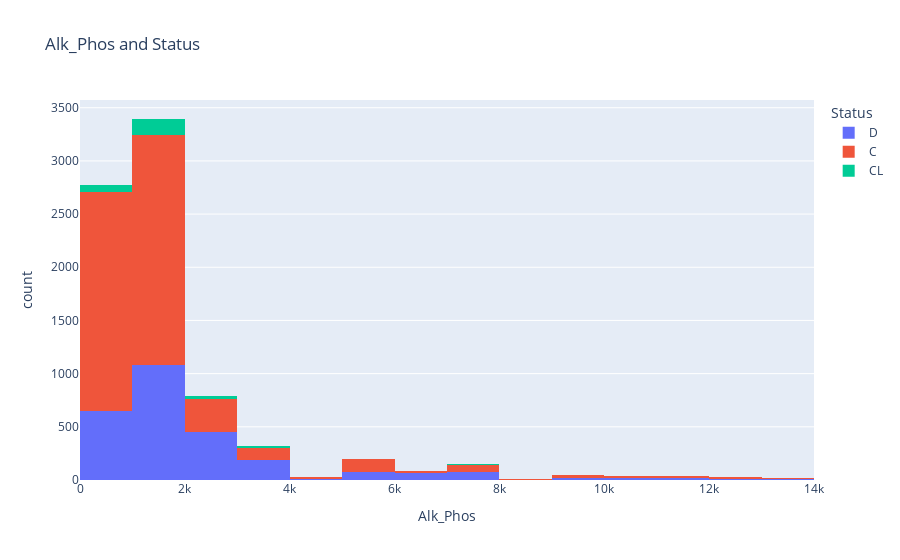

Source (notebook cell):
### Code cell
fig = px.histogram(df, x='Alk_Phos',
                  color='Status',
                  title= 'Alk_Phos and Status',
                  nbins=20)
fig.show()

### Figure 1 — Plotly figure (JSON) as saved in the notebook; plotly's stock layout.template omitted (floating-point values rounded to 4 significant figures; data arrays with more than 128 entries replaced by an {"elided": "..."} marker saying what was removed)
{"data": [{"alignmentgroup": "True", "bingroup": "x", "hovertemplate": "Status=D<br>Alk_Phos=%{x}<br>count=%{y}<extra></extra>", "legendgroup": "D", "marker": {"color": "#636efa", "pattern": {"shape": ""}}, "name": "D", "nbinsx": 20, "offsetgroup": "D", "orientation": "v", "showlegend": true, "type": "histogram", "x": {"elided": "2665 float values"}, "xaxis": "x", "yaxis": "y"}, {"alignmentgroup": "True", "bingroup": "x", "hovertemplate": "Status=C<br>Alk_Phos=%{x}<br>count=%{y}<extra></extra>", "legendgroup": "C", "marker": {"color": "#EF553B", "pattern": {"shape": ""}}, "name": "C", "nbinsx": 20, "offsetgroup": "C", "orientation": "v", "showlegend": true, "type": "histogram", "x": {"elided": "4965 float values"}, "xaxis": "x", "yaxis": "y"}, {"alignmentgroup": "True", "bingroup": "x", "hovertemplate": "Status=CL<br>Alk_Phos=%{x}<br>count=%{y}<extra></extra>", "legendgroup": "CL", "marker": {"color": "#00cc96", "pattern": {"shape": ""}}, "name": "CL", "nbinsx": 20, "offsetgroup": "CL", "orientation": "v", "showlegend": true, "type": "histogram", "x": {"elided": "275 float values"}, "xaxis": "x", "yaxis": "y"}], "layout": {"barmode": "relative", "legend": {"title": {"text": "Status"}, "tracegroupgap": 0}, "title": {"text": "Alk_Phos and Status"}, "xaxis": {"anchor": "y", "domain": [0, 1], "title": {"text": "Alk_Phos"}}, "yaxis": {"anchor": "x", "domain": [0, 1], "title": {"text": "count"}}}}
